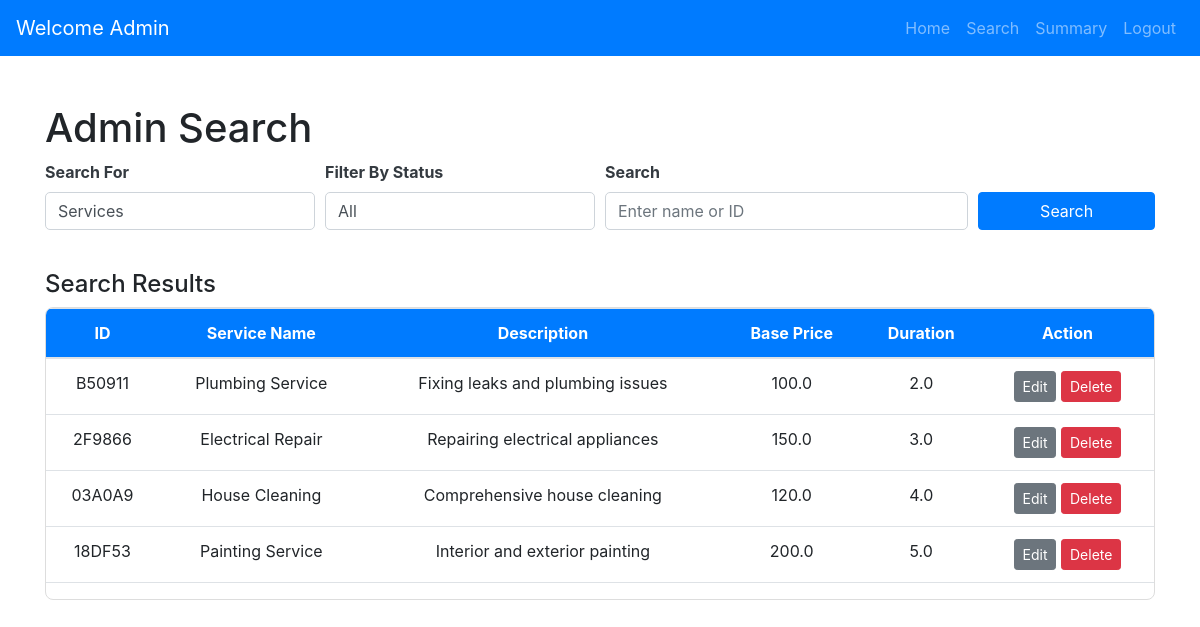
Page /admin_search on the committed database.
### models.py (models this page shows)
class Service(db.Model):
    __tablename__ = 'services'
    id = db.Column(db.String(6), primary_key=True, default=generate_unique_id, unique=True)
    service_name = db.Column(db.String(100), nullable=False)
    service_description = db.Column(db.Text, nullable=True)
    price = db.Column(db.Float, nullable=False)
    duration = db.Column(db.Float, nullable=True)  # Use Float if you need fractional hours # Add duration (only date) column
    requests = db.relationship('Request', back_populates='service', lazy=True, passive_deletes=True)

### app.py (the view, shortened to what this page needs)
@app.route('/admin_search', methods=['GET'])
def admin_search():
    entity = request.args.get('entity', 'services')  # Default to services
    status = request.args.get('status', '')
    search_query = request.args.get('search_query', '')
    id_filter = request.args.get('id', None)
    filtered_data = []
    if entity == 'services':
        query = Service.query
        if search_query:
            query = query.filter(
                Service.service_name.contains(search_query) |
                Service.service_description.contains(search_query)
            )
        filtered_data = query.all()
    modal_item = None
    return render_template(
        'admin/admin_search.html',
        entity=entity,
        status=status,
        search_query=search_query,
        filtered_data=filtered_data,
        modal_item=modal_item
    )

### templates/admin/admin_search.html (shortened to what this page needs)
<!DOCTYPE html>
<html lang="en">
<head>
    <link href="https://stackpath.bootstrapcdn.com/bootstrap/4.5.2/css/bootstrap.min.css" rel="stylesheet">
</head>
<body>
    {% extends 'base.html' %}
{% block navbar %}
    {% include 'navbars/admin_navbar.html' %}
{% endblock %}
{% block content %}
<div class="container mt-5">
    <h1>Admin Search</h1>
    <form method="GET" action="{{ url_for('admin_search') }}">
        <div class="form-row">
            <div class="form-group col-md-3">
                <label for="entity">Search For</label>
                <select id="entity" name="entity" class="form-control">
                    <option value="services" {% if entity == 'services' %}selected{% endif %}>Services</option>
                </select>
            </div>
            <div class="form-group col-md-3">
                <label for="status">Filter By Status</label>
                <select id="status" name="status" class="form-control">
                    <option value="">All</option>
                </select>
            </div>
            <div class="form-group col-md-4">
                <label for="search_query">Search</label>
                <input type="text" class="form-control" id="search_query" name="search_query" value="{{ search_query }}" placeholder="Enter name or ID">
            </div>
            <div class="form-group col-md-2 align-self-end">
                <button type="submit" class="btn btn-primary btn-block">Search</button>
            </div>
        </div>
    </form>
    {% if filtered_data %}
        <div class="container-box mt-4">
            <h4>Search Results</h4>
            <div class="table-container">
                <table class="table table-hover">
                    <thead>
                        <tr>
                            <th>ID</th>
                            {% if entity == 'services' %}
                                <th>Service Name</th>
                                <th>Description</th>
                                <th>Base Price</th>
                                <th>Duration</th>
                            {% elif entity == 'service_requests' %}
                                <th>Requested By</th>
                                <th>Assigned Professional</th>
                                <th>Date of Request</th>
                                <th>Status</th>
                            {% elif entity == 'professionals' %}
                                <th>Name</th>
                                <th>Service Type</th>
                                <th>Experience</th>
                                <th>Status</th>
                            {% elif entity == 'customers' %}
                                <th>Name</th>
                                <th>Address</th>
                                <th>Status</th>
                            {% endif %}
                            {% if entity != 'service_requests' %}
                            <th>Action</th>
                        {% endif %}
                        </tr>
                    </thead>
                    <tbody>
                        {% for item in filtered_data %}
                        <tr>
                            <td>
                                {% if entity != 'services' %}
                                    <form method="GET" action="{{ url_for('show_service_request_details' if entity == 'service_requests' else 'show_professional_details' if entity == 'professionals' else 'show_customer_details') }}">
                                        <input type="hidden" name="id" value="{{ item.id }}">
                                        <input type="hidden" name="source" value="admin_search">
                                        <button type="submit" class="btn btn-link">{{ item.id }}</button>
                                    </form>
                                {% else %}
                                    {{ item.id }}
                                {% endif %}
                            </td>
                            {% if entity == 'services' %}
                                <td>{{ item.service_name }}</td>
                                <td>{{ item.service_description }}</td>
                                <td>{{ item.price }}</td>
                                <td>{{ item.duration }}</td>
                            {% elif entity == 'service_requests' %}
                                <td>{{ item.customer.name }}</td>
                                <td>{{ item.professional.name if item.professional else 'Unassigned' }}</td>
                                <td>{{ item.request_date }}</td>
                                <td>{{ item.status }}</td>
                            {% elif entity == 'professionals' %}
                                <td>{{ item.name }}</td>
                                <td>{{ item.service_type }}</td>
                                <td>{{ item.experience }}</td>
                                <td>{{ item.status }}</td>
                            {% elif entity == 'customers' %}
                                <td>{{ item.name }}</td>
                                <td>{{ item.address }}</td>
                                <td>{{ item.status }}</td>
                            {% endif %}
                            {% if entity != 'service_requests' %}
                            <td>
                                {% if entity == 'services' %}
                                    <button class="btn btn-secondary btn-sm"
                                    data-toggle="modal"
                                    data-target="#editServiceModal"
                                    data-id="{{ item.id }}"
                                    data-name="{{ item.service_name }}"
                                    data-description="{{ item.service_description }}"
                                    data-price="{{ item.price }}"
                                    data-duration="{{ item.duration }}">
                                    Edit
                                    </button>
                                    <form method="POST" action="{{ url_for('delete_service', id=item.id) }}" style="display:inline;">
                                        <button type="submit" class="btn btn-danger btn-sm">Delete</button>
                                    </form>
                                {% endif %}
                            </td>
                            {% endif %}
                        </tr>
                        {% endfor %}
                    </tbody>
                </table>
            </div>
        </div>
    {% else %}
        <div class="alert alert-info mt-4">No results found.</div>
    {% endif %}
</div>
{% include 'admin/edit_service.html' %}
{% endblock %}

### templates/admin/admin_search.html (style rules this page uses)
body { font-family: Arial, sans-serif; background: #f7f8fc; margin: 0; padding: 0; }
.table-container { overflow-y: auto; max-height: 300px; border: 1px solid #ddd; border-radius: 8px; }
.table { width: 100%; border-collapse: collapse; }
.table th { background-color: #007bff !important; color: white !important; position: sticky; top: 0; z-index: 2; text-align: center; }
.table td { text-align: center; vertical-align: middle; }

### templates/admin/edit_service.html (style rules this page uses)
.form-group label { font-weight: bold; color: #343a40; }
.form-control { border-radius: 5px; box-shadow: none; border: 1px solid #ced4da; }
.btn-primary { background-color: #007bff; border-color: #007bff; }
.btn-secondary { background-color: #6c757d; border-color: #6c757d; }

### rows in the picture
Service: id "B50911", service_name "Plumbing Service", service_description "Fixing leaks and plumbing issues", price "100.0", duration "2.0"
Service: id "2F9866", service_name "Electrical Repair", service_description "Repairing electrical appliances", price "150.0", duration "3.0"
Service: id "03A0A9", service_name "House Cleaning", service_description "Comprehensive house cleaning", price "120.0", duration "4.0"
Service: id "18DF53", service_name "Painting Service", service_description "Interior and exterior painting", price "200.0", duration "5.0"
